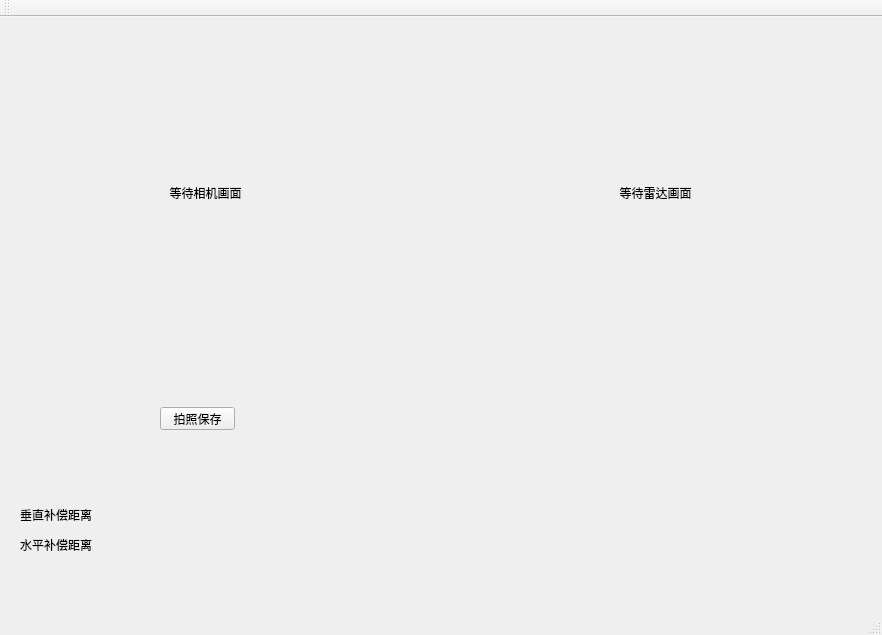
<?xml version="1.0" encoding="UTF-8"?>
<ui version="4.0">
 <class>DeviceSystemClass</class>
 <widget class="QMainWindow" name="DeviceSystemClass">
  <property name="geometry">
   <rect>
    <x>0</x>
    <y>0</y>
    <width>882</width>
    <height>635</height>
   </rect>
  </property>
  <property name="windowTitle">
   <string>DeviceSystem</string>
  </property>
  <widget class="QWidget" name="centralWidget">
   <widget class="QLabel" name="labelCamera">
    <property name="geometry">
     <rect>
      <x>0</x>
      <y>0</y>
      <width>411</width>
      <height>351</height>
     </rect>
    </property>
    <property name="text">
     <string>等待相机画面</string>
    </property>
    <property name="alignment">
     <set>Qt::AlignCenter</set>
    </property>
   </widget>
   <widget class="QPushButton" name="btnSaveImage">
    <property name="geometry">
     <rect>
      <x>160</x>
      <y>390</y>
      <width>75</width>
      <height>23</height>
     </rect>
    </property>
    <property name="text">
     <string>拍照保存</string>
    </property>
   </widget>
   <widget class="QLabel" name="labelLidar">
    <property name="geometry">
     <rect>
      <x>450</x>
      <y>0</y>
      <width>411</width>
      <height>351</height>
     </rect>
    </property>
    <property name="text">
     <string>等待雷达画面</string>
    </property>
    <property name="alignment">
     <set>Qt::AlignCenter</set>
    </property>
   </widget>
   <widget class="QLabel" name="label">
    <property name="geometry">
     <rect>
      <x>20</x>
      <y>490</y>
      <width>81</width>
      <height>16</height>
     </rect>
    </property>
    <property name="text">
     <string>垂直补偿距离</string>
    </property>
   </widget>
   <widget class="QLabel" name="label_2">
    <property name="geometry">
     <rect>
      <x>20</x>
      <y>520</y>
      <width>81</width>
      <height>16</height>
     </rect>
    </property>
    <property name="text">
     <string>水平补偿距离</string>
    </property>
   </widget>
   <widget class="QLabel" name="label_3">
    <property name="geometry">
     <rect>
      <x>110</x>
      <y>490</y>
      <width>54</width>
      <height>12</height>
     </rect>
    </property>
    <property name="text">
     <string/>
    </property>
   </widget>
   <widget class="QLabel" name="label_4">
    <property name="geometry">
     <rect>
      <x>110</x>
      <y>520</y>
      <width>54</width>
      <height>12</height>
     </rect>
    </property>
    <property name="text">
     <string/>
    </property>
   </widget>
  </widget>
  <widget class="QMenuBar" name="menuBar">
   <property name="geometry">
    <rect>
     <x>0</x>
     <y>0</y>
     <width>882</width>
     <height>22</height>
    </rect>
   </property>
  </widget>
  <widget class="QToolBar" name="mainToolBar">
   <attribute name="toolBarArea">
    <enum>TopToolBarArea</enum>
   </attribute>
   <attribute name="toolBarBreak">
    <bool>false</bool>
   </attribute>
  </widget>
  <widget class="QStatusBar" name="statusBar"/>
 </widget>
 <layoutdefault spacing="6" margin="11"/>
 <resources>
  <include location="DeviceSystem.qrc"/>
 </resources>
 <connections/>
</ui>
